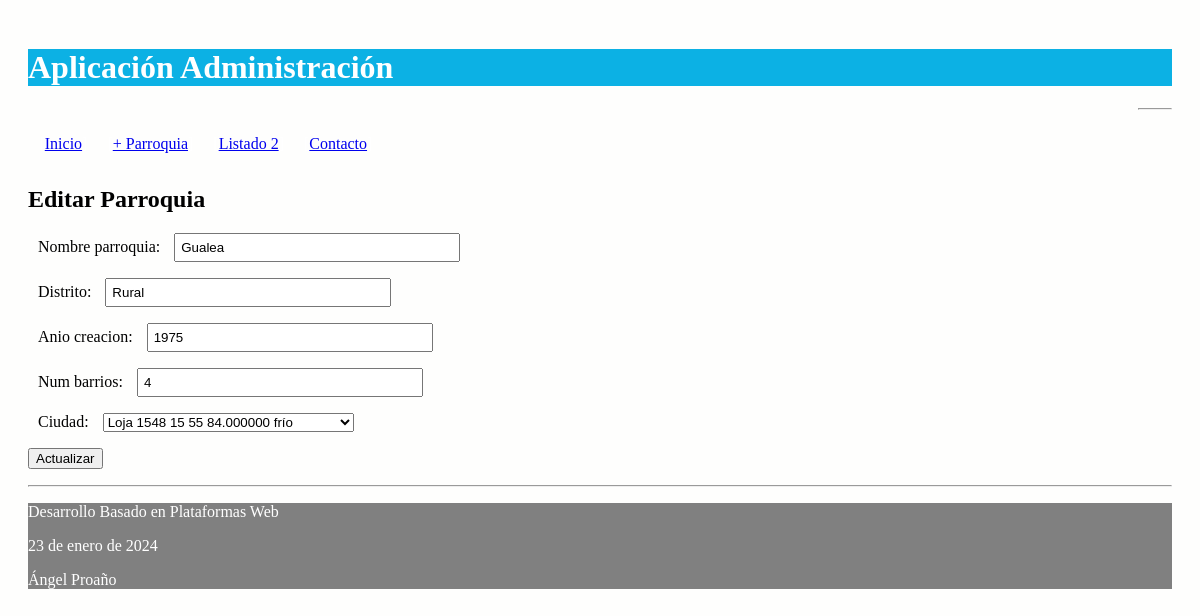
Page /administrativo/editar-parroquia/3 on the committed database.
### administrativo/models.py (models this page shows, shortened)
class Parroquia(models.Model):
    nombre_parroquia = models.CharField(max_length=30)
    distrito = models.CharField(max_length=30)
    anio_creacion = models.IntegerField(blank=True, null=True)
    num_barrios = models.IntegerField(blank=True, null=True)
    ciudad = models.ForeignKey(Ciudad, on_delete=models.CASCADE)

### administrativo/views.py (the view)
# urls.py: path('editar-parroquia/<int:id>', views.editarParroquia,
def editarParroquia(request, id):
    parroquia = Parroquia.objects.get(pk=id)
    if request.method=='POST':
        formulario = ParroquiaForm(request.POST, instance=parroquia)
        print(formulario.errors)
        if formulario.is_valid():
            formulario.save()
            return redirect(listadoParroquiasDos)
    else:
        formulario = ParroquiaForm(instance=parroquia)
        diccionario = {'formulario': formulario}
    return render(request, 'editarParroquia.html', diccionario)

### administrativo/forms.py
class ParroquiaForm(ModelForm):
    class Meta:
        model = Parroquia
        fields = ['nombre_parroquia', 'distrito',
                  'anio_creacion',
                   'num_barrios',
                   'ciudad']

### administrativo/models.py (called while the page is built)
    def __str__(self):
        return "%s %d %d %d %f %s" % (self.nombre_ciudad,
            self.anio_fundacion,
            self.num_parques,
            self.num_monumentos,
            self.presupuesto_anual,
            self.clima)

### administrativo/templates/editarParroquia.html (shortened to what this page needs)
{% extends "master.html" %}
{% block content %}
<h2>Editar Parroquia</h2>
<form action="" method="post">
  {{formulario.as_p}}
  <p><input type='submit' value='Actualizar'/></p>
</form>
{% endblock %}

### administrativo/static/css/estilos.css (style rules this page uses)
body { background: #FEFEFD; padding: 20px; }
input[type=text], input[type=number] { width: 25%; padding: 5px 5px; box-sizing: border-box; }
label { padding: 12px 10px; }

### rows in the picture
Parroquia: nombre_parroquia "Gualea", distrito "Rural", anio_creacion "1975", num_barrios "4", ciudad "Loja 1548 15 55 84.000000 frío"
